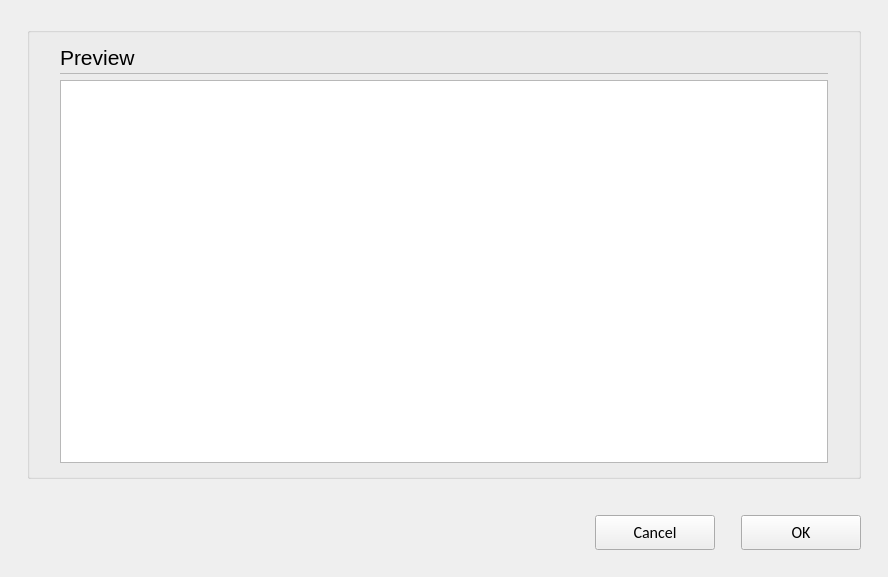
<?xml version="1.0" encoding="UTF-8"?>
<ui version="4.0">
 <class>C_SyvUpPacParamSetFileAddPopUp</class>
 <widget class="QWidget" name="C_SyvUpPacParamSetFileAddPopUp">
  <property name="geometry">
   <rect>
    <x>0</x>
    <y>0</y>
    <width>888</width>
    <height>577</height>
   </rect>
  </property>
  <property name="windowTitle">
   <string>C_SyvUpParamSetFileAddPopUp</string>
  </property>
  <layout class="QVBoxLayout" name="verticalLayout">
   <property name="leftMargin">
    <number>27</number>
   </property>
   <property name="topMargin">
    <number>27</number>
   </property>
   <property name="rightMargin">
    <number>27</number>
   </property>
   <property name="bottomMargin">
    <number>0</number>
   </property>
   <item>
    <widget class="stw_opensyde_gui_elements::C_OgeGbx" name="pc_GroupBoxGeneral_5">
     <property name="title">
      <string/>
     </property>
     <layout class="QVBoxLayout" name="verticalLayout_6">
      <property name="spacing">
       <number>0</number>
      </property>
      <property name="leftMargin">
       <number>30</number>
      </property>
      <property name="rightMargin">
       <number>30</number>
      </property>
      <property name="bottomMargin">
       <number>13</number>
      </property>
      <item>
       <layout class="QHBoxLayout" name="horizontalLayout_7" stretch="0,1">
        <property name="spacing">
         <number>6</number>
        </property>
        <item>
         <widget class="stw_opensyde_gui_elements::C_OgeLabHeadingGroupBold" name="pc_LabelHeadingPreview">
          <property name="minimumSize">
           <size>
            <width>0</width>
            <height>30</height>
           </size>
          </property>
          <property name="maximumSize">
           <size>
            <width>16777215</width>
            <height>30</height>
           </size>
          </property>
          <property name="font">
           <font>
            <family>Segoe UI</family>
            <pointsize>16</pointsize>
           </font>
          </property>
          <property name="text">
           <string>Preview</string>
          </property>
         </widget>
        </item>
        <item>
         <spacer name="horizontalSpacer_10">
          <property name="orientation">
           <enum>Qt::Horizontal</enum>
          </property>
          <property name="sizeHint" stdset="0">
           <size>
            <width>40</width>
            <height>1</height>
           </size>
          </property>
         </spacer>
        </item>
       </layout>
      </item>
      <item>
       <layout class="QHBoxLayout" name="horizontalLayout_20" stretch="0">
        <property name="spacing">
         <number>0</number>
        </property>
        <property name="topMargin">
         <number>1</number>
        </property>
        <property name="rightMargin">
         <number>0</number>
        </property>
        <property name="bottomMargin">
         <number>0</number>
        </property>
        <item>
         <widget class="stw_opensyde_gui_elements::C_OgeFraSeparator" name="pc_Frame_3">
          <property name="minimumSize">
           <size>
            <width>0</width>
            <height>1</height>
           </size>
          </property>
          <property name="maximumSize">
           <size>
            <width>16777215</width>
            <height>1</height>
           </size>
          </property>
          <property name="frameShape">
           <enum>QFrame::StyledPanel</enum>
          </property>
          <property name="frameShadow">
           <enum>QFrame::Raised</enum>
          </property>
         </widget>
        </item>
       </layout>
      </item>
      <item>
       <spacer name="verticalSpacer_6">
        <property name="orientation">
         <enum>Qt::Vertical</enum>
        </property>
        <property name="sizeType">
         <enum>QSizePolicy::Fixed</enum>
        </property>
        <property name="sizeHint" stdset="0">
         <size>
          <width>6</width>
          <height>6</height>
         </size>
        </property>
       </spacer>
      </item>
      <item>
       <widget class="stw_opensyde_gui_elements::C_OgeTedPropertiesComment" name="pc_TextEditCompare">
        <property name="readOnly">
         <bool>true</bool>
        </property>
       </widget>
      </item>
     </layout>
    </widget>
   </item>
   <item>
    <spacer name="pc_VerticalSpacerButtonsObove">
     <property name="orientation">
      <enum>Qt::Vertical</enum>
     </property>
     <property name="sizeType">
      <enum>QSizePolicy::Fixed</enum>
     </property>
     <property name="sizeHint" stdset="0">
      <size>
       <width>20</width>
       <height>30</height>
      </size>
     </property>
    </spacer>
   </item>
   <item>
    <layout class="QHBoxLayout" name="horizontalLayout_22">
     <item>
      <spacer name="horizontalSpacer_9">
       <property name="orientation">
        <enum>Qt::Horizontal</enum>
       </property>
       <property name="sizeHint" stdset="0">
        <size>
         <width>40</width>
         <height>20</height>
        </size>
       </property>
      </spacer>
     </item>
     <item>
      <widget class="stw_opensyde_gui_elements::C_OgePubCancel" name="pc_PushButtonCancel">
       <property name="minimumSize">
        <size>
         <width>120</width>
         <height>35</height>
        </size>
       </property>
       <property name="maximumSize">
        <size>
         <width>120</width>
         <height>35</height>
        </size>
       </property>
       <property name="font">
        <font>
         <family>Calibri</family>
         <pointsize>12</pointsize>
        </font>
       </property>
       <property name="text">
        <string>Cancel</string>
       </property>
      </widget>
     </item>
     <item>
      <spacer name="horizontalSpacer_4">
       <property name="orientation">
        <enum>Qt::Horizontal</enum>
       </property>
       <property name="sizeType">
        <enum>QSizePolicy::Fixed</enum>
       </property>
       <property name="sizeHint" stdset="0">
        <size>
         <width>20</width>
         <height>20</height>
        </size>
       </property>
      </spacer>
     </item>
     <item>
      <widget class="stw_opensyde_gui_elements::C_OgePubDialog" name="pc_PushButtonOk">
       <property name="minimumSize">
        <size>
         <width>120</width>
         <height>35</height>
        </size>
       </property>
       <property name="maximumSize">
        <size>
         <width>120</width>
         <height>35</height>
        </size>
       </property>
       <property name="font">
        <font>
         <family>Calibri</family>
         <pointsize>12</pointsize>
        </font>
       </property>
       <property name="text">
        <string>OK</string>
       </property>
      </widget>
     </item>
    </layout>
   </item>
   <item>
    <spacer name="verticalSpacer_7">
     <property name="orientation">
      <enum>Qt::Vertical</enum>
     </property>
     <property name="sizeType">
      <enum>QSizePolicy::Fixed</enum>
     </property>
     <property name="sizeHint" stdset="0">
      <size>
       <width>20</width>
       <height>27</height>
      </size>
     </property>
    </spacer>
   </item>
  </layout>
 </widget>
 <customwidgets>
  <customwidget>
   <class>stw_opensyde_gui_elements::C_OgeFraSeparator</class>
   <extends>QFrame</extends>
   <header>C_OgeFraSeparator.h</header>
   <container>1</container>
  </customwidget>
  <customwidget>
   <class>stw_opensyde_gui_elements::C_OgeLabHeadingGroupBold</class>
   <extends>QLabel</extends>
   <header>C_OgeLabHeadingGroupBold.h</header>
  </customwidget>
  <customwidget>
   <class>stw_opensyde_gui_elements::C_OgeTedPropertiesComment</class>
   <extends>QTextEdit</extends>
   <header>C_OgeTedPropertiesComment.h</header>
  </customwidget>
  <customwidget>
   <class>stw_opensyde_gui_elements::C_OgePubDialog</class>
   <extends>QPushButton</extends>
   <header>C_OgePubDialog.h</header>
  </customwidget>
  <customwidget>
   <class>stw_opensyde_gui_elements::C_OgeGbx</class>
   <extends>QGroupBox</extends>
   <header>C_OgeGbx.h</header>
   <container>1</container>
  </customwidget>
  <customwidget>
   <class>stw_opensyde_gui_elements::C_OgePubCancel</class>
   <extends>QPushButton</extends>
   <header>C_OgePubCancel.h</header>
  </customwidget>
 </customwidgets>
 <resources/>
 <connections/>
</ui>
